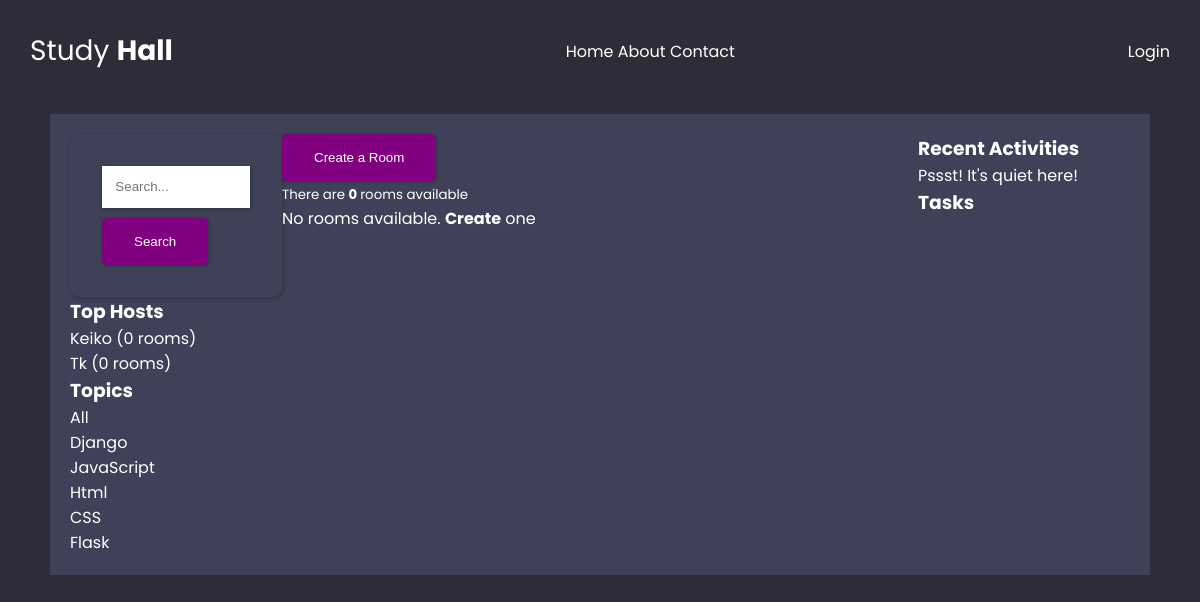
The page / on the database its author committed.
### StudyHall/models.py (models this page shows, shortened)
class Topics(models.Model):
    name = models.CharField(max_length=100)

### StudyHall/views.py (the view)
# urls.py: path('', HomeView.as_view(), name='home'),
class HomeView(ListView):
    model = Room
    template_name = 'StudyHall/home.html'
    context_object_name = 'rooms'
    def get_queryset(self):
        query = self.request.GET.get('q')
        if query:
            return Room.objects.filter(
                Q(title__icontains=query) |
                Q(description__icontains=query) |
                Q(host__username__icontains=query) |
                Q(topic__name__icontains=query)
            )
        else:
            return Room.objects.all().order_by('-updated_on', '-created_on')
    def get_context_data(self, **kwargs):
        context = super().get_context_data(**kwargs)
        context['room_count'] = Room.objects.count() # Calculate how many rooms ther are
        context['topics'] = Topics.objects.all() # get all the topics
        context['room_chats'] = RoomChats.objects.all()
        top_hosts = User.objects.annotate(num_rooms=Count('room')).order_by('-num_rooms')[:5]
        context['top_hosts'] = top_hosts
        if self.request.user.is_authenticated:
            context['tasks'] = Tasks.objects.filter(user=self.request.user) # Tasks for the current user
        else:
            context['tasks'] = None
        return context

### StudyHall/templates/StudyHall/home.html (shortened to what this page needs)
{% extends 'StudyHall/index.html' %}
{% block content %}
<div class="home-container">
    <div class="topics-host">
        <form method="get" action="{% url 'home' %}">
            <input type="text" name="'q" placeholder="Search...">
            <button type="submit">Search</button>
        </form>
        <h3>Top Hosts</h3>
        {% for host in top_hosts %}
        <div>{{ host.username }} ({{ host.num_rooms }} rooms)</div>
        {% endfor %}
        <h3>Topics</h3>
        <a href="{% url 'home' %}"> All </a>
        {% for topic in topics %}
            <div>
                <a href="{% url 'home' %}?q={{topic.name}}"> {{topic.name}} </a>
            </div>
        {% endfor %}
    </div>
    <div class="room-container">
        <button><a href="{% url 'create-room' %}">Create a Room</a></button>   <br>
        <small>There are <b> {{room_count}} </b> rooms available </small>
        {% for room in rooms %}
            <div>
                <span>Host @{{room.host.username}}</span>
                <h4> <a href="{% url 'room' pk=room.pk %}">{{room.title}}</a>  </h4>
                <h5> {{room.description}} </h5>
                {% if request.user.is_authenticated %}
                    {% if request.user == room.host %}
                        <a href="{% url 'update-room' pk=room.pk %}">Edit</a>
                        <a href="{% url 'delete-room' pk=room.pk %}">Delete</a>
                    {% endif %}
                {% endif %}
                <small>{{ room.topic.name }}</small>
            </div>
        {% empty %}
            <p>No rooms available. <a href="{% url 'create-room' %}"><strong>Create</strong></a> one</p>
        {% endfor %}
    </div>
    <div class="tasks-recent-activities">
            <div class="recent-activities">
                <h3>Recent Activities</h3>
                {% for chat in room_chats %}
                    <div>
                        <p>@{{ chat.sender.username }}  {{chat.sent_on | timesince}} ago</p>
                        <small>replied to "{{chat.room}}"</small>
                        <p> {{chat.body}} </p>
                    </div>
                {% empty %}
                    <p>Pssst! It's quiet here!</p>
                {% endfor %}
            </div>
        <div class="tasks">
            <h3> <a href="{% url 'tasks' %}">Tasks</a></h3>
        </div>
    </div>
</div>
{% endblock %}

### StudyHall/static/styles/main.css (style rules this page uses)
* { margin: 0; padding: 0; box-sizing: border-box; }
html { font-family: "Poppins", sans-serif; }
body { color: white; margin: 10px; padding: 20px; background-color: #2d2d39; min-height: 100vh; }
a { cursor: pointer; text-decoration: none; color: white; }
button { background-color: purple; color: white; cursor: pointer; border: none; display: inline-flex; align-items: center; gap: 1rem; cursor: pointer; transition: all ease-in-out 0.3s; padding: 1rem 2rem; border-radius: 5px; box-shadow: 1px 1px 3px 1px rgba(0, 0, 0, 0.15); font-weight: 500; }
form { border-radius: 5%; padding: 2rem; margin: 0 auto; max-width: fit-content; font-weight: 700; box-shadow: 1px 1px 3px 1px rgba(0, 0, 0, 0.15); }
form input, form select, form textarea { width: 100%; padding: 10px; margin-bottom: 10px; padding: 1em; box-sizing: border-box; border: none; box-shadow: 1px 1px 3px 1px rgba(0, 0, 0, 0.15); }
.home-container { background-color: #3e4157; display: grid; grid-template-columns: 1fr 3fr 1fr; margin: 20px; padding: 20px; }

### rows shown on the page
Topics: name "Django"
Topics: name "JavaScript"
Topics: name "Html"
Topics: name "CSS"
Topics: name "Flask"

### other values the page prints
{{ host.username }} "Keiko"
{{ host.num_rooms }} "0"
{{ host.username }} "Tk"
{{ room_count }} "0"
